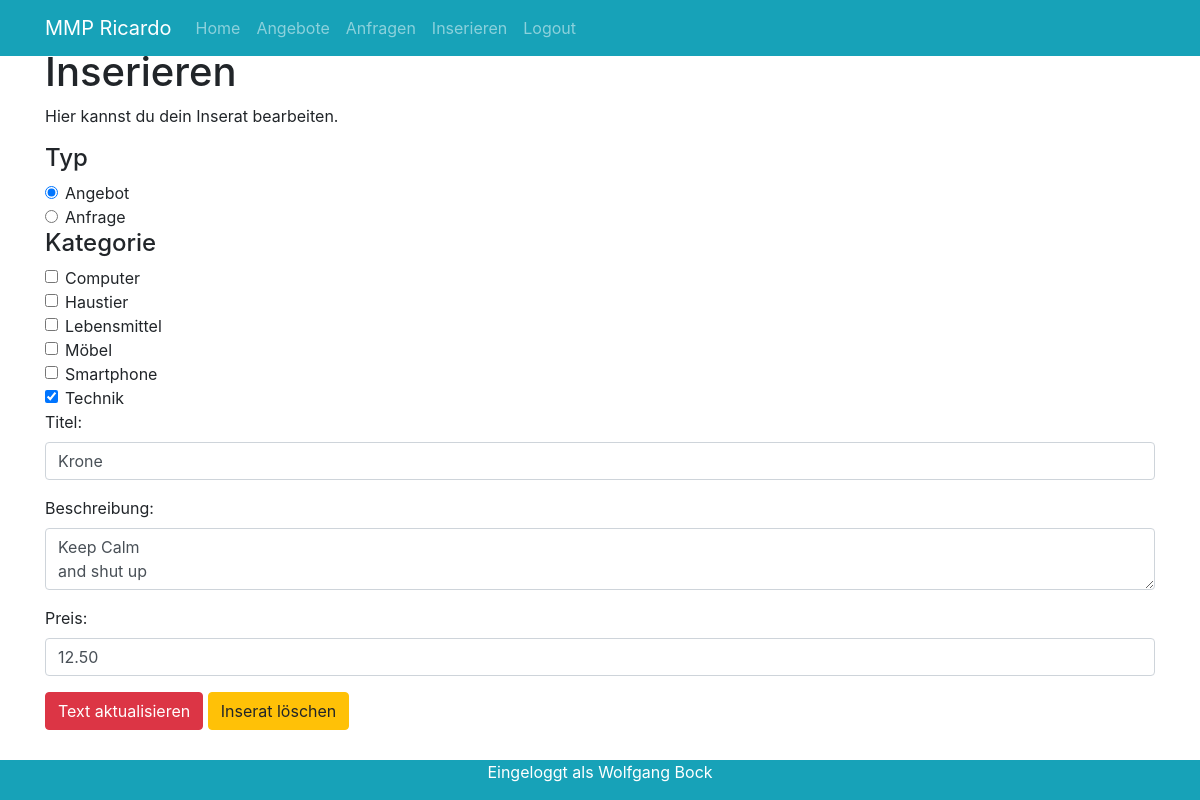
Page /web_final/subsite/edit.php?id=3 (signed in) on the committed database.
### tables this page shows
CREATE TABLE `items` (
  `id` int(11) UNSIGNED NOT NULL,
  `user_id` int(11) UNSIGNED NOT NULL,
  `title` varchar(255) NOT NULL,
  `description` text NOT NULL,
  `price` decimal(10,2) NOT NULL,
  `insert_time` timestamp NOT NULL DEFAULT CURRENT_TIMESTAMP ON UPDATE CURRENT_TIMESTAMP,
  `type` int(1) NOT NULL COMMENT '1 für Angebot; 2 für Anfrage',
  `img` varchar(255) DEFAULT NULL
);

CREATE TABLE `users` (
  `id` int(11) UNSIGNED NOT NULL,
  `email` varchar(100) NOT NULL,
  `password` varchar(50) NOT NULL,
  `firstname` varchar(50) NOT NULL,
  `lastname` varchar(50) NOT NULL,
  `regtime` timestamp NOT NULL DEFAULT CURRENT_TIMESTAMP ON UPDATE CURRENT_TIMESTAMP,
  `role` varchar(25) NOT NULL,
  `img` varchar(255) DEFAULT NULL
);

### web_final/system/data.php (called while the page is built, shortened)
<?php
function get_db_connection(){
  global $db_host, $db_name, $db_user, $db_pass, $db_charset;
  $dsn = "mysql:host=$db_host;dbname=$db_name;charset=$db_charset";
  $options = [
      PDO::ATTR_ERRMODE            => PDO::ERRMODE_EXCEPTION,
      PDO::ATTR_DEFAULT_FETCH_MODE => PDO::FETCH_ASSOC,
      PDO::ATTR_EMULATE_PREPARES   => false
  ];
  try {
       $db = new PDO($dsn, $db_user, $db_pass, $options);
  } catch (\PDOException $e) {
       throw new \PDOException($e->getMessage(), (int)$e->getCode());
  }
  return $db;
}
function get_user_by_id($id){
  $db = get_db_connection();
  $sql = "SELECT * FROM users WHERE id = $id;";
  $result = $db->query($sql);
  return $result->fetch();
}
function get_categories_by_id($id){
  $db = get_db_connection();
  $sql = "SELECT category_id FROM item_has_category WHERE item_id = $id;";
  $result = $db->query($sql);
  return $result->fetchAll(PDO::FETCH_COLUMN);
}
function get_item_by_id($id){
  $db = get_db_connection();
  $sql = "SELECT * FROM items WHERE id = $id;";
  $result = $db->query($sql);
  return $result->fetch();
}
function get_all_categories(){
  $db = get_db_connection();
  $sql = "SELECT * FROM categories";
  $result = $db->query($sql);
  return $result->fetchAll(PDO::FETCH_COLUMN);
}

### web_final/templates/session_handler.php (called while the page is built, shortened)
<?php
if(isset($_SESSION['userid'])){
  $user = get_user_by_id($_SESSION['userid']);
}else{
  $logged_in = false;
  $log_in_out_text = "Anmelden";
}
?>

### web_final/subsite/edit.php (the view, shortened to what this page needs)
<?php
require_once('../system/config.php');
require_once('../system/data.php');
require_once('../templates/session_handler.php');
$all_categories = get_all_categories();
$msg = "";
$inserat_submit_valid = true;
if(isset($_POST['item_submit'])){
  $item_id = $_POST['item_id'];
  if(!empty($_SESSION['userid'])){
    $user_id = $_SESSION['userid'];
  }else{
    $inserat_submit_valid = false;
  }
  if(!empty($_POST['itemtype'])){
    $type = $_POST['itemtype'];
  }else{
    $msg .= "Bitte wähle einen Inserattyp aus<br>";
    $inserat_submit_valid = false;
  }
  if(!empty($_POST['category'])){
    $categories = $_POST['category'];
  }else{
    $msg .= "Bitte wähle mindestens eine Kategorie aus.<br>";
    $inserat_submit_valid = false;
  }
  if(!empty($_POST['title'])){
    $title = $_POST['title'];
  }else{
    $msg .= "Bitte gib einen Titel ein.<br>";
    $inserat_submit_valid = false;
  }
  if(!empty($_POST['description'])){
    $description = $_POST['description'];
  }else{
    $msg .= "Bitte gib eine Beschreibung ein.<br>";
    $inserat_submit_valid = false;
  }
  if(!empty($_POST['price'])){
    $price = floatval($_POST['price']);
  }else{
    $price = floatval(0);
  }
  if($inserat_submit_valid){
    $has_updated = update_item( $title, $description, $price, $type, $item_id);
    var_dump($has_updated);
    if($has_updated){
      delete_category_for_item($item_id);
      foreach ($categories as $category) {
        update_item_category($item_id, $category);
      }
    }
    if($has_updated){
      $msg = "Das Inserat wurde erfolgreich gespeichert.</br>";
    }else{
      $msg .= "Es gibt ein Problem mit der Datenbankverbindung.</br>";
    }
  }
}else{
  if(isset($_GET['id'])){
    $item_id = $_GET['id'];
  }
  if(isset($item_id)){
    $item = get_item_by_id($item_id);
    $type = $item['type'];
    $categories = get_categories_by_id($item['id']);
    $title = $item['title'];
    $description = $item['description'];
    $price = $item['price'];
  }
}
?>
<!DOCTYPE html>
<html>
<head>
  <?php
  include_once('../templates/page_head.php');
  ?>
</head>
<body class="py-5">
  <div class="container">
<?php include_once('../templates/menu.php') ?>
    <section class="content">
      <h1>Inserieren</h1>
      <p>Hier kannst du dein Inserat bearbeiten.</p>
      <form action="<?php echo $_SERVER['PHP_SELF']?>" method="post">
        <h4>Typ</h4>
        <div class="form-check">
          <input class="form-check-input" type="radio" name="itemtype" id="angebot" value="1" <?php if($type == 1) echo "checked";  ?>>
          <label class="form-check-label" for="angebot">
            Angebot
          </label>
        </div>
        <div class="form-check">
          <input class="form-check-input" type="radio" name="itemtype" id="anfrage" value="2" <?php if($type == 2) echo "checked";  ?>>
          <label class="form-check-label" for="anfrage">
            Anfrage
          </label>
        </div>
        <h4>Kategorie</h4>
<?php
  $cat_nr = 0;
  foreach ($all_categories as $cat) {
    $cat_id = "cat".$cat_nr;
?>
        <div class="form-check">
          <input  class="form-check-input"
                  type="checkbox"
                  name="category[]"
                  id="<?php echo $cat_id ?>"
                  value="<?php echo $cat; ?>"
                  <?php if(in_array($cat, $categories)) echo "checked";  ?>>
          <label class="form-check-label" for="<?php echo $cat_id ?>">
            <?php echo $cat; ?>
          </label>
        </div>
<?php
    $cat_nr ++;
  }
?>
        <div class="form-group">
          <label for="item_title">Titel: </label>
          <input type="text" name="title" class="form-control" id="item_title" value="<?php echo $title;  ?>">
        </div>
        <div class="form-group">
          <label for="item_description">Beschreibung: </label>
          <textarea type="text" name="description" class="form-control" id="item_description"><?php echo $description;  ?></textarea>
        </div>
        <div class="form-group">
          <label for="item_price">Preis: </label>
          <input type="number" name="price" class="form-control" id="item_price" step=".01" value="<?php echo $price;  ?>">
        </div>
        <button type="submit" name="item_submit" class="btn btn-danger" value="inserieren">Text aktualisieren</button>
        <a href="delete.php?item=<?php echo $item['id']; ?>"  <button type="button" class="btn btn-warning">Inserat löschen</button></a>
      </form>
      </section>
    </div>
<?php include_once('../templates/footer.php') ?>
  </body>
  </html>

### web_final/templates/footer.php
<?php if(isset($user_id)){  ?>
  <footer class="fixed-bottom bg-info text-white text-center">
      <p>Eingeloggt als <?php echo  $user['firstname'] . " " . $user['lastname']; ?></p>
  </footer>
<?php } ?>

### rows in the picture
items: type "☑ Angebot", type "☐ Anfrage", title "Krone", description "Keep Calm and shut up", price "12.50"
users: firstname "Wolfgang", lastname "Bock"

### other values in the picture
$log_in_out_text "Logout"
$cat "Computer"
$cat "Haustier"
$cat "Lebensmittel"
$cat "Möbel"
$cat "Smartphone"
$cat "Technik"
